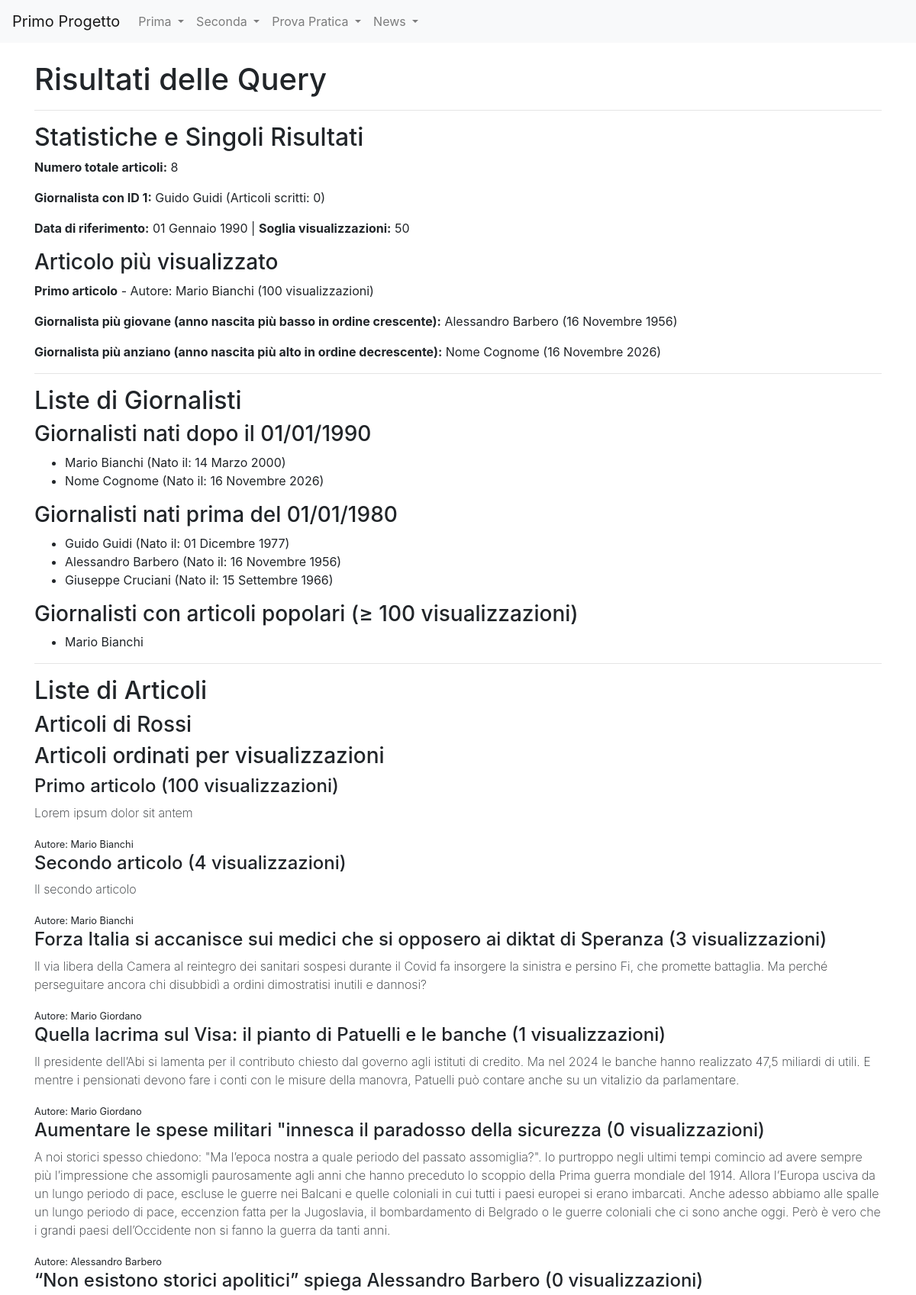
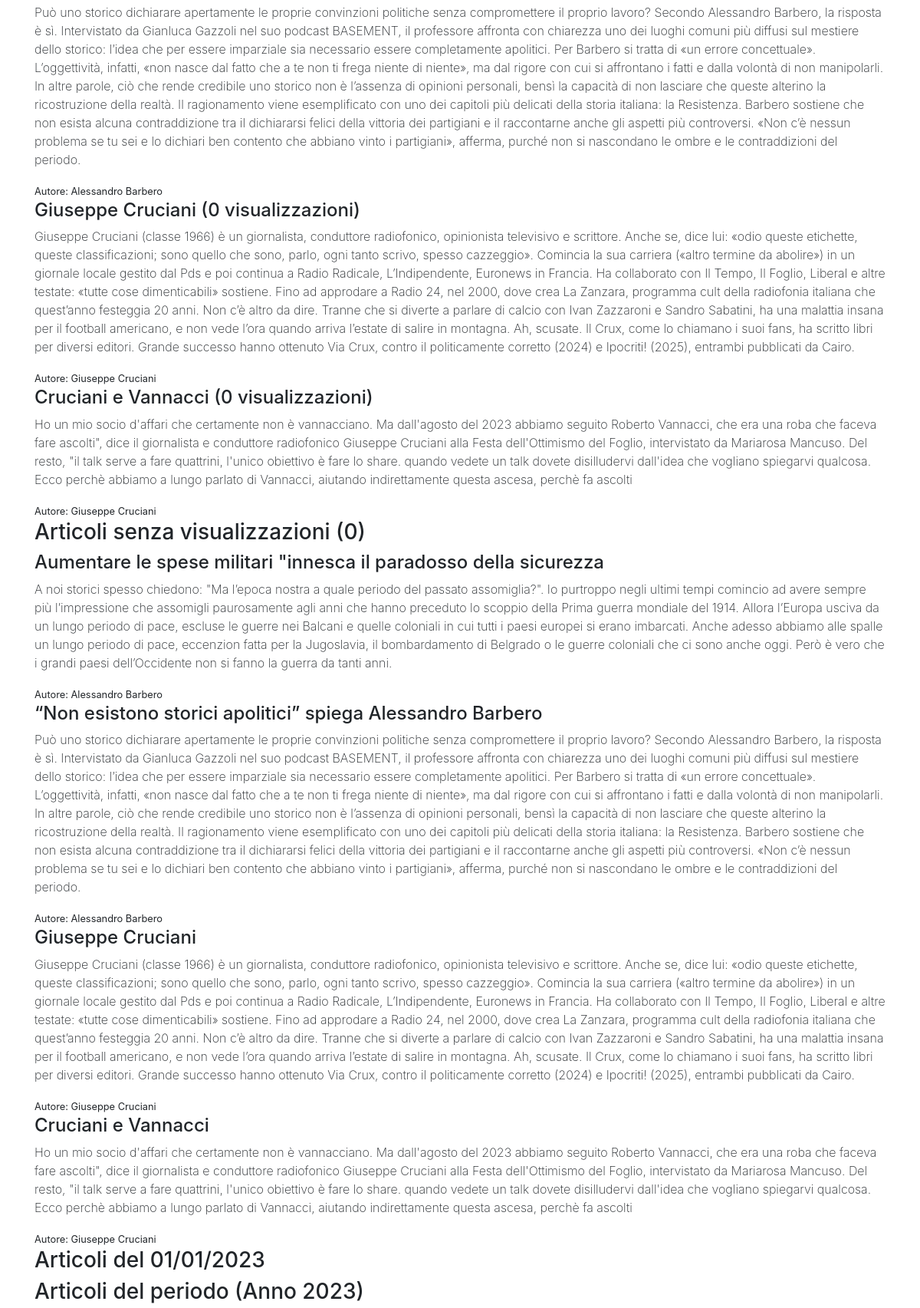
Page /news/query/ (upper part) on the committed database (2 pictures, top to bottom).
### news/models.py (models this page shows, shortened)
class Giornalista(models.Model):
    nome = models.CharField(max_length=20)
    cognome = models.CharField(max_length=20)
    anno_di_nascita = models.DateField(blank=True)
    def __str__(self):
        return self.nome + " " + self.cognome
    class Meta:
        verbose_name = "Giornalista"
        verbose_name_plural = "Giornalisti"

class Articolo(models.Model):
    titolo = models.CharField(max_length=100)
    contenuto = models.TextField()
    giornalista = models.ForeignKey(Giornalista, on_delete=models.CASCADE, related_name="articoli")
    data = models.DateField(auto_now=True, blank=True)
    visualizzazioni = models.IntegerField(default=0, blank=True)
    class Meta:
        verbose_name = "Articolo"
        verbose_name_plural = "Articoli"

### news/views.py (the view)
# urls.py: path("query/", queryBase, name="queryBase"),
def queryBase(request):
    articoli_cognome = Articolo.objects.filter(giornalista__cognome='Rossi')
    numero_totale_articoli = Articolo.objects.count()
    giornalista_1 = Giornalista.objects.get(id=2)
    numero_articoli_giornalista_1 = Articolo.objects.filter(giornalista=giornalista_1).count()
    articoli_ordinati = Articolo.objects.order_by('-visualizzazioni')
    articoli_senza_visualizzazioni = Articolo.objects.filter(visualizzazioni=0)
    articolo_piu_visualizzato = Articolo.objects.order_by('-visualizzazioni').first()
    giornalisti_data = Giornalista.objects.filter(anno_di_nascita__gt=datetime.date(1990, 1, 1))
    articoli_del_giorno = Articolo.objects.filter(data=datetime.date(2023, 1, 1))
    articoli_periodo = Articolo.objects.filter(data__range=(datetime.date(2023, 1, 1), datetime.date(2023, 12, 31)))
    giornalisti_nati = Giornalista.objects.filter(anno_di_nascita__lt=datetime.date(1980, 1, 1))
    articoli_giornalisti = Articolo.objects.filter(giornalista__in=giornalisti_nati)
    giornalista_giovane = Giornalista.objects.order_by('anno_di_nascita').first()
    giornalista_anziano = Giornalista.objects.order_by('-anno_di_nascita').first()
    ultimi = Articolo.objects.order_by('-data')[:5]
    articoli_minime_visualizzazioni = Articolo.objects.filter(visualizzazioni__gte=100)
    articoli_parola = Articolo.objects.filter(titolo__icontains='importante')
    articoli_mese_anno = Articolo.objects.filter(data__month=1, data__year=2023)
    giornalisti_con_articoli_popolari = Giornalista.objects.filter(articoli__visualizzazioni__gte=100).distinct()
    data = datetime.date(1990, 1, 1)
    visualizzazioni = 50
    articoli_con_and = Articolo.objects.filter(giornalista__anno_di_nascita__gt=data, visualizzazioni__gte=visualizzazioni)
    articoli_con_or = Articolo.objects.filter(Q(giornalista__anno_di_nascita__gt=data) | Q(visualizzazioni__lte=visualizzazioni))
    articoli_con_not = Articolo.objects.filter(~Q(giornalista__anno_di_nascita__lt=data))
    articoli_con_not = Articolo.objects.exclude(giornalista__anno_di_nascita__lt=data)
    context = {
        'articoli_cognome': articoli_cognome,
        'numero_totale_articoli': numero_totale_articoli,
        'giornalista_1': giornalista_1,
        'numero_articoli_giornalista_1': numero_articoli_giornalista_1,
        'articoli_ordinati': articoli_ordinati,
        'articoli_senza_visualizzazioni': articoli_senza_visualizzazioni,
        'articolo_piu_visualizzato': articolo_piu_visualizzato,
        'giornalisti_data': giornalisti_data,
        'articoli_del_giorno': articoli_del_giorno,
        'articoli_periodo': articoli_periodo,
        'giornalisti_nati': giornalisti_nati,
        'articoli_giornalisti': articoli_giornalisti,
        'giornalista_giovane': giornalista_giovane,
        'giornalista_anziano': giornalista_anziano,
        'ultimi': ultimi,
        'articoli_minime_visualizzazioni': articoli_minime_visualizzazioni,
        'articoli_parola': articoli_parola,
        'articoli_mese_anno': articoli_mese_anno,
        'giornalisti_con_articoli_popolari': giornalisti_con_articoli_popolari,
        'data': data,
        'visualizzazioni': visualizzazioni,
        'articoli_con_and': articoli_con_and,
        'articoli_con_or': articoli_con_or,
        'articoli_con_not': articoli_con_not,
    }
    return render(request, "query.html", context)

### news/templates/query.html (shortened to what this page needs)
{% extends 'base.html' %}
{% block content %}
    <h1>Risultati delle Query</h1>
    <hr>
    <h2>Statistiche e Singoli Risultati</h2>
    <p><strong>Numero totale articoli:</strong> {{ numero_totale_articoli }}</p>
    <p><strong>Giornalista con ID 1:</strong> {{ giornalista_1 }} (Articoli scritti: {{ numero_articoli_giornalista_1 }})</p>
    <p><strong>Data di riferimento:</strong> {{ data }} | <strong>Soglia visualizzazioni:</strong> {{ visualizzazioni }}</p>
    {% if articolo_piu_visualizzato %}
        <h3>Articolo più visualizzato</h3>
        <p><strong>{{ articolo_piu_visualizzato.titolo }}</strong> - Autore: {{ articolo_piu_visualizzato.giornalista }} ({{ articolo_piu_visualizzato.visualizzazioni }} visualizzazioni)</p>
    {% endif %}
    {% if giornalista_giovane %}
        <p><strong>Giornalista più giovane (anno nascita più basso in ordine crescente):</strong> {{ giornalista_giovane }} ({{ giornalista_giovane.anno_di_nascita }})</p>
    {% endif %}
    {% if giornalista_anziano %}
        <p><strong>Giornalista più anziano (anno nascita più alto in ordine decrescente):</strong> {{ giornalista_anziano }} ({{ giornalista_anziano.anno_di_nascita }})</p>
    {% endif %}
    <hr>
    <h2>Liste di Giornalisti</h2>
    <h3>Giornalisti nati dopo il 01/01/1990</h3>
    <ul>
        {% for giornalista in giornalisti_data %}
            <li>{{ giornalista }} (Nato il: {{ giornalista.anno_di_nascita }})</li>
        {% endfor %}
    </ul>
    <h3>Giornalisti nati prima del 01/01/1980</h3>
    <ul>
        {% for giornalista in giornalisti_nati %}
            <li>{{ giornalista }} (Nato il: {{ giornalista.anno_di_nascita }})</li>
        {% endfor %}
    </ul>
    <h3>Giornalisti con articoli popolari (&ge; 100 visualizzazioni)</h3>
    <ul>
        {% for giornalista in giornalisti_con_articoli_popolari %}
            <li>{{ giornalista }}</li>
        {% endfor %}
    </ul>
    <hr>
    <h2>Liste di Articoli</h2>
    <h3>Articoli di Rossi</h3>
    <h3>Articoli ordinati per visualizzazioni</h3>
    {% for articolo in articoli_ordinati %}
        <div>
            <h4>{{ articolo.titolo }} ({{ articolo.visualizzazioni }} visualizzazioni)</h4>
            <p style="font-weight: 200">{{ articolo.contenuto }}</p>
            <small>Autore: {{ articolo.giornalista }}</small>
        </div>
    {% endfor %}
    <h3>Articoli senza visualizzazioni (0)</h3>
    {% for articolo in articoli_senza_visualizzazioni %}
        <div>
            <h4>{{ articolo.titolo }}</h4>
            <p style="font-weight: 200">{{ articolo.contenuto }}</p>
            <small>Autore: {{ articolo.giornalista }}</small>
        </div>
    {% endfor %}
    <h3>Articoli del 01/01/2023</h3>
    <h3>Articoli del periodo (Anno 2023)</h3>
{% endblock content %}

### rows in the picture
Giornalista: nome+cognome "Guido Guidi", anno_di_nascita "01 Dicembre 1977"
Articolo: titolo "Primo articolo", giornalista "Mario Bianchi", visualizzazioni "100", contenuto "Lorem ipsum dolor sit antem"
Giornalista: nome+cognome "Alessandro Barbero", anno_di_nascita "16 Novembre 1956"
Giornalista: nome+cognome "Nome Cognome", anno_di_nascita "16 Novembre 2026"
Giornalista: nome+cognome "Mario Bianchi", anno_di_nascita "14 Marzo 2000"
Giornalista: nome+cognome "Giuseppe Cruciani", anno_di_nascita "15 Settembre 1966"
Articolo: titolo "Secondo articolo", visualizzazioni "4", contenuto "Il secondo articolo", giornalista "Mario Bianchi"
Articolo: titolo "Forza Italia si accanisce sui medici che si opposero ai diktat di Speranza", visualizzazioni "3", contenuto "Il via libera della Camera al reintegro dei sanitari sospesi durante il Covid fa insorgere la sinistra e persino Fi, che promette battaglia. Ma perché perseguitare ancora chi disubbidì a ordini dimostratisi inutili e dannosi?", giornalista "Mario Giordano"
Articolo: titolo "Quella lacrima sul Visa: il pianto di Patuelli e le banche", visualizzazioni "1", contenuto "Il presidente dell’Abi si lamenta per il contributo chiesto dal governo agli istituti di credito. Ma nel 2024 le banche hanno realizzato 47,5 miliardi di utili. E mentre i pensionati devono fare i conti con le misure della manovra, Patuelli può contare anche su un vitalizio da parlamentare.", giornalista "Mario Giordano"
Articolo: titolo "Aumentare le spese militari \"innesca il paradosso della sicurezza", visualizzazioni "0", contenuto "A noi storici spesso chiedono: \"Ma l’epoca nostra a quale periodo del passato assomiglia?\". Io purtroppo negli ultimi tempi comincio ad avere sempre più l’impressione che assomigli paurosamente agli anni che hanno preceduto lo scoppio della Prima guerra mondiale del 1914. Allora l’Europa usciva da un lungo periodo di pace, escluse le guerre nei Balcani e quelle coloniali in cui tutti i paesi europei si erano imbarcati. Anche adesso abbiamo alle spalle un lungo periodo di pace, eccenzion fatta per la Jugoslavia, il bombardamento di Belgrado o le guerre coloniali che ci sono anche oggi. Però è vero che i grandi paesi dell’Occidente non si fanno la guerra da tanti anni.", giornalista "Alessandro Barbero"
Articolo: titolo "“Non esistono storici apolitici” spiega Alessandro Barbero", visualizzazioni "0", contenuto "Può uno storico dichiarare apertamente le proprie convinzioni politiche senza compromettere il proprio lavoro? Secondo Alessandro Barbero, la risposta è sì. Intervistato da Gianluca Gazzoli nel suo podcast BASEMENT, il professore affronta con chiarezza uno dei luoghi comuni più diffusi sul mestiere dello storico: l’idea che per essere imparziale sia necessario essere completamente apolitici. Per Barbero si tratta di «un errore concettuale». L’oggettività, infatti, «non nasce dal fatto che a te non ti frega niente di niente», ma dal rigore con cui si affrontano i fatti e dalla volontà di non manipolarli. In altre parole, ciò che rende credibile uno storico non è l’assenza di opinioni…", giornalista "Alessandro Barbero"
Articolo: titolo "Giuseppe Cruciani", visualizzazioni "0", contenuto "Giuseppe Cruciani (classe 1966) è un giornalista, conduttore radiofoni­co, opinionista televisivo e scrittore. Anche se, dice lui: «odio queste etichette, queste classificazioni; sono quello che sono, parlo, ogni tanto scrivo, spesso caz­zeggio». Comincia la sua carriera («altro termine da abolire») in un giornale locale gestito dal Pds e poi continua a Radio Radicale, L’Indipendente, Euronews in Francia. Ha collaborato con Il Tempo, Il Foglio, Libe­ral e altre testate: «tutte cose dimenticabili» sostiene. Fino ad approdare a Radio 24, nel 2000, dove crea La Zanzara, programma cult della radiofonia italia­na che quest’anno festeggia 20 anni. Non c’è altro da dire. Tranne che si diverte a…", giornalista "Giuseppe Cruciani"
Articolo: titolo "Cruciani e Vannacci", visualizzazioni "0", contenuto "Ho un mio socio d'affari che certamente non è vannacciano. Ma dall'agosto del 2023 abbiamo seguito Roberto Vannacci, che era una roba che faceva fare ascolti\", dice il giornalista e conduttore radiofonico Giuseppe Cruciani alla Festa dell'Ottimismo del Foglio, intervistato da Mariarosa Mancuso. Del resto, \"il talk serve a fare quattrini, l'unico obiettivo è fare lo share. quando vedete un talk dovete disilludervi dall'idea che vogliano spiegarvi qualcosa. Ecco perchè abbiamo a lungo parlato di Vannacci, aiutando indirettamente questa ascesa, perchè fa ascolti", giornalista "Giuseppe Cruciani"

### other values in the picture
{{ numero_totale_articoli }} "8"
{{ numero_articoli_giornalista_1 }} "0"
{{ data }} "01 Gennaio 1990"
{{ visualizzazioni }} "50"
